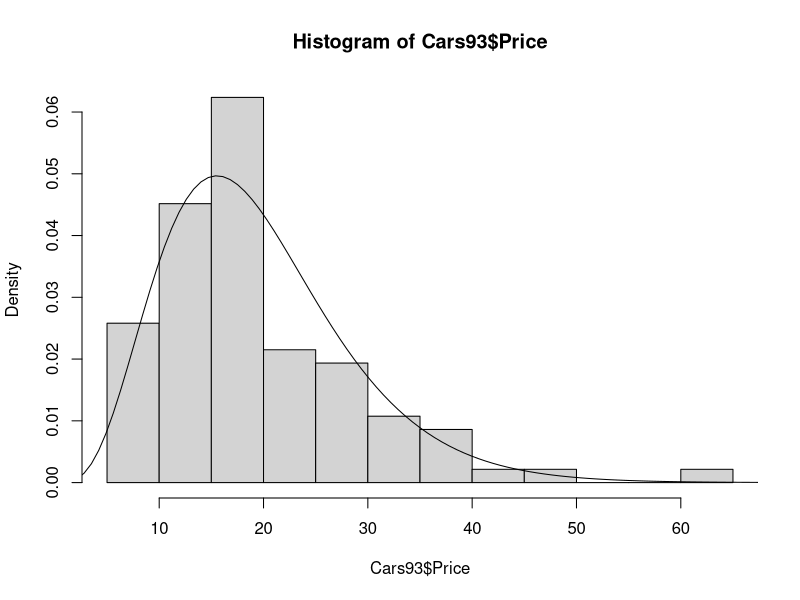
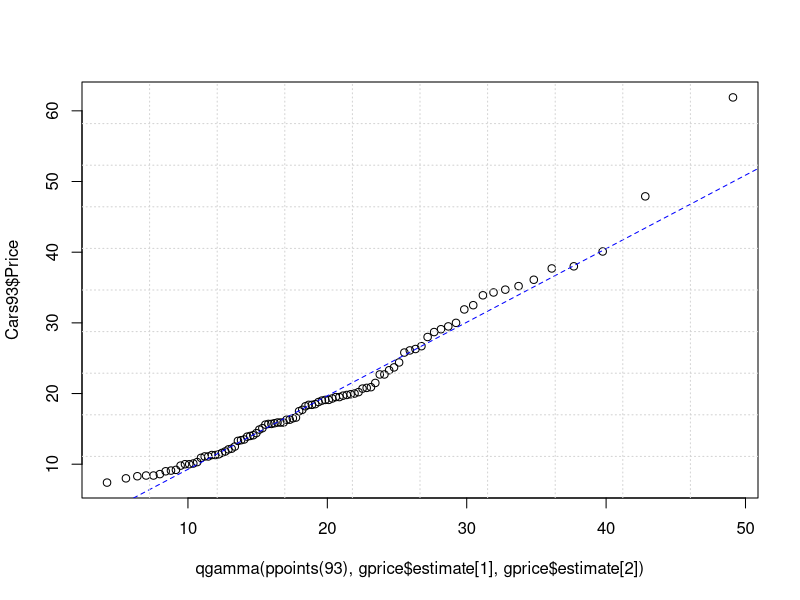
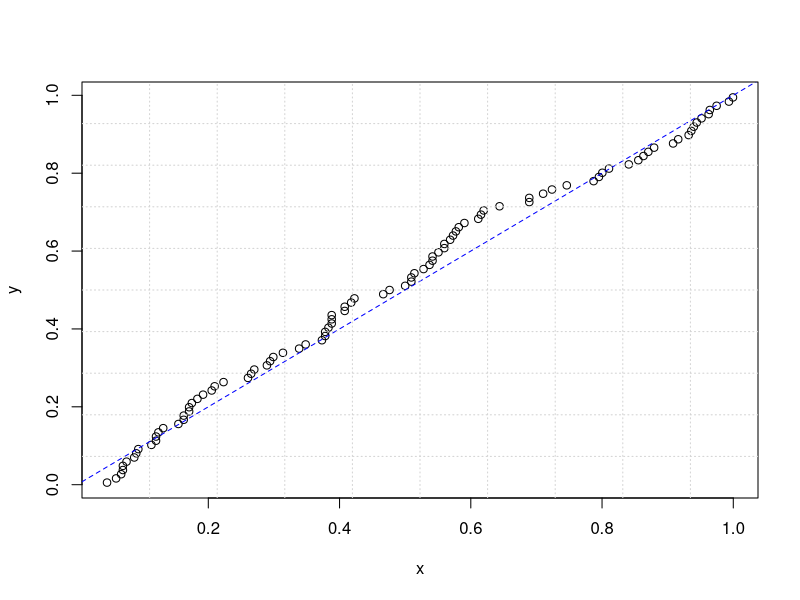
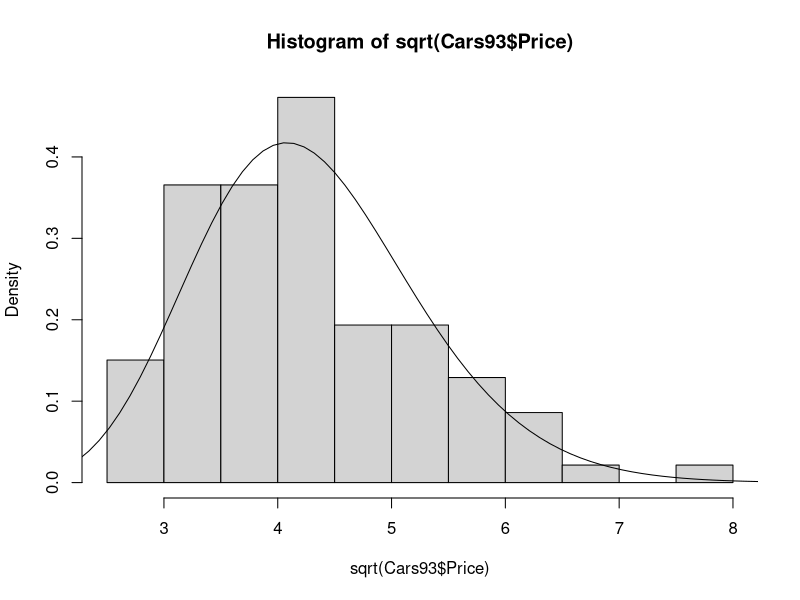
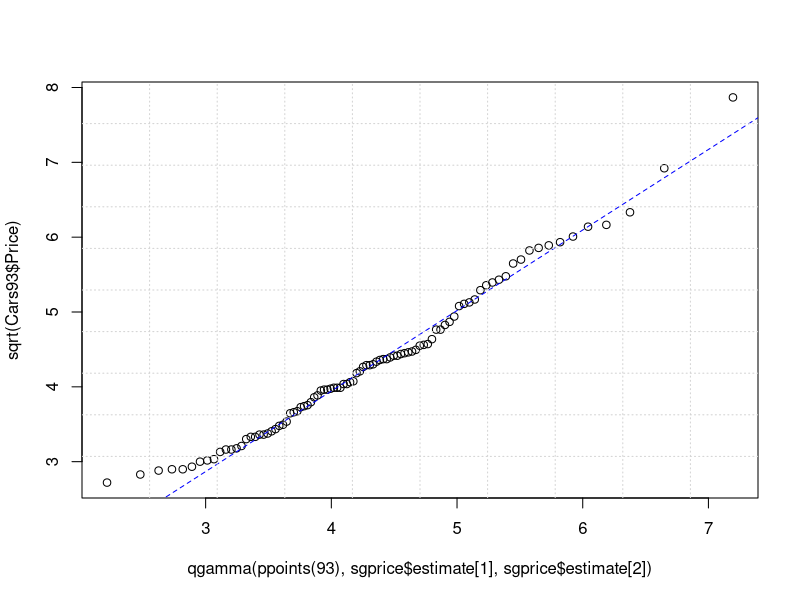
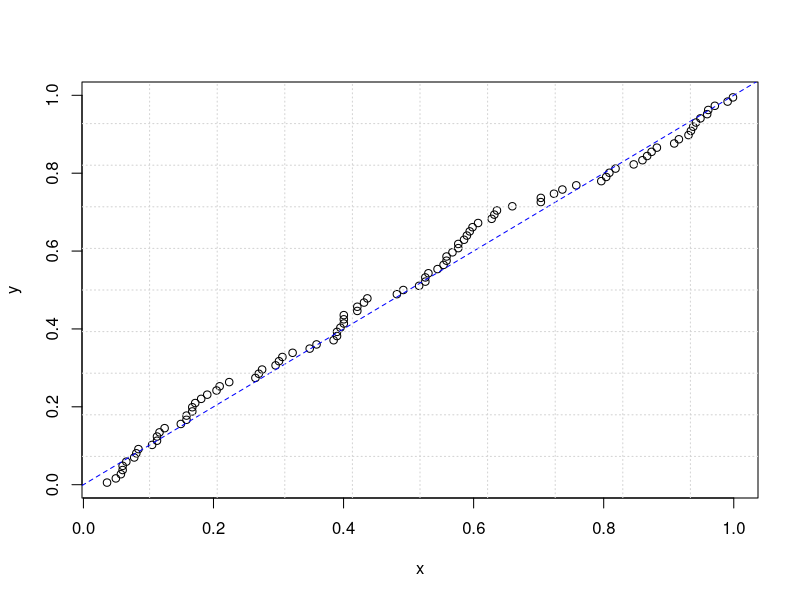
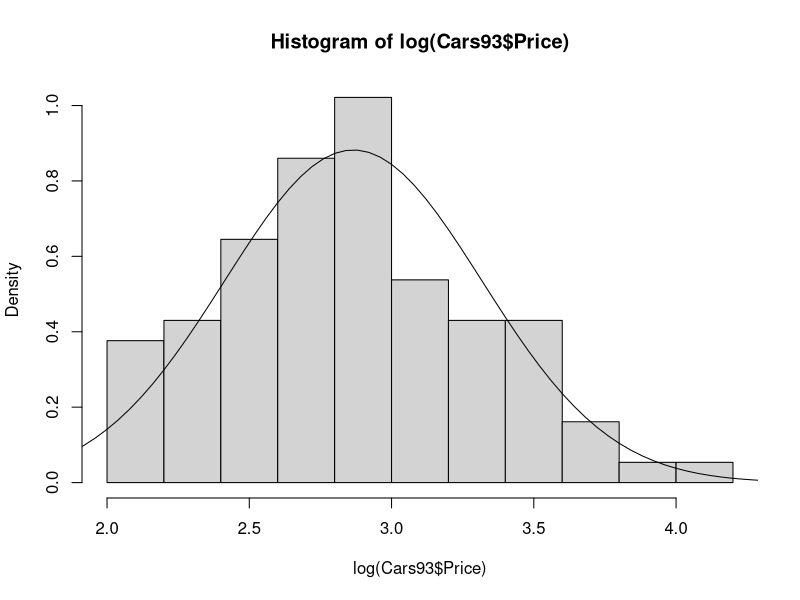
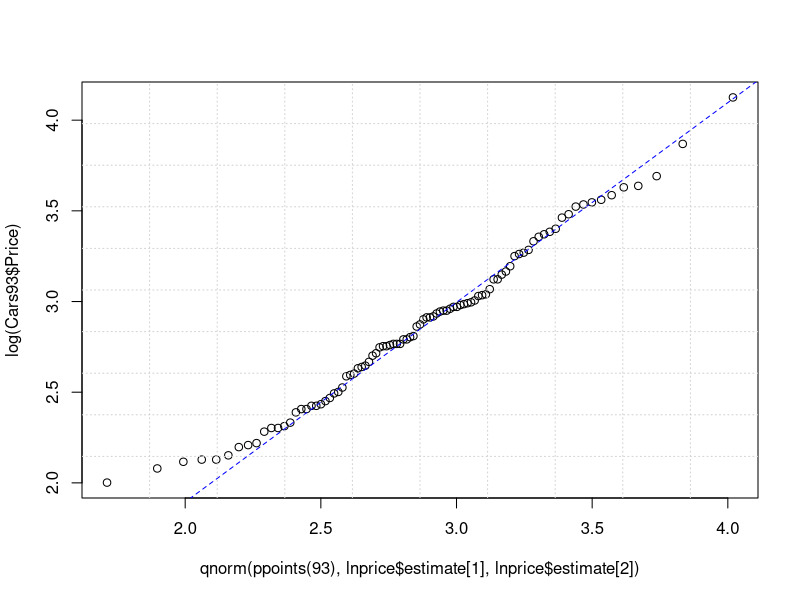

Source code (R) for these figures, in order:
library(MASS)
data(Cars93)

gprice <- fitdistr(Cars93$Price, 'gamma')
sgprice <-  fitdistr(sqrt(Cars93$Price), 'gamma')
lnprice <- fitdistr(log(Cars93$Price), 'normal')

gprice$estimate
gprice$sd
gprice$estimate / gprice$sd

sgprice$estimate
sgprice$sd
sgprice$estimate / sgprice$sd

##Evaluating the gamama fit
##graph 1
dev.new()
hist(Cars93$Price, freq = FALSE)
curve(dgamma(x, gprice$estimate[1], gprice$estimate[2]), from = 0.001, to = 70, add = TRUE)

##graph 2
dev.new()
qqplot(qgamma(ppoints(93), gprice$estimate[1], gprice$estimate[2]),
        Cars93$Price)
qqline(Cars93$Price,
        distribution = function(p) qgamma(p, gprice$estimate[1], gprice$estimate[2]), probs = c(0.2, 0.8), col = 'blue', lty = 'dashed')
grid(10,10)

## graph 3
length(Cars93$Price)
y <- ((1:93) - 0.5)/ 93
x <- pgamma(sort(Cars93$Price), gprice$estimate[1], gprice$estimate[2])

dev.new()
plot(y ~ x)
abline(0,1, lty = 'dashed', col = 'blue')
grid(10,10)

##Evaluating gamma + sqrt transform
## graph 1
dev.new()
hist(sqrt(Cars93$Price), freq = FALSE)
curve(dgamma(x, sgprice$estimate[1], sgprice$estimate[2]),
        from = 0.001, to = 9, add = TRUE)

##graph 2
dev.new()
qqplot(qgamma(ppoints(93), sgprice$estimate[1], sgprice$estimate[2]),
        sqrt(Cars93$Price))
qqline(sqrt(Cars93$Price),
        distribution = function(p) qgamma(p, sgprice$estimate[1], sgprice$estimate[2]), probs = c(0.2, 0.8), col = 'blue', lty = 'dashed')
grid(10,10)

## graph 3
length(Cars93$Price)
y <- ((1:93) - 0.5)/ 93
x <- pgamma(sort(sqrt(Cars93$Price)), sgprice$estimate[1], sgprice$estimate[2])

dev.new()
plot(y ~ x)
abline(0,1, lty = 'dashed', col = 'blue')
grid(10,10)

##Evaluating normal + log transform
##graph 1
dev.new()
hist(log(Cars93$Price), freq = FALSE)
curve(dnorm(x, lnprice$estimate[1], lnprice$estimate[2]), from = 1, to = 5, add = TRUE)

##graph 2
dev.new()
qqplot(qnorm(ppoints(93), lnprice$estimate[1], lnprice$estimate[2]),
        log(Cars93$Price))
qqline(log(Cars93$Price),
        distribution = function(p) qnorm(p, lnprice$estimate[1], lnprice$estimate[2]), probs = c(0.2, 0.8), col = 'blue', lty = 'dashed')
grid(10,10)

## graph 3
length(Cars93$Price)
y <- ((1:93) - 0.5)/ 93
x <- pnorm(sort(log(Cars93$Price)), lnprice$estimate[1], lnprice$estimate[2])

dev.new()
plot(y ~ x)
abline(0,1, lty = 'dashed', col = 'blue')
grid(10,10)

